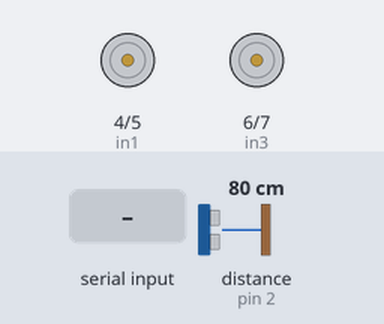
This sketch was run on a simulated Arduino Uno, built with avr-gcc and run on an emulated ATmega328P. Shown: motor-driver pin pairs drawn as motors (green arrow = first pin HIGH = forward, orange = second pin HIGH = backward, longer = more drive, scaled by the enable pin). Wiring (inferred from the names in the program): ultrasonic range finder: trigger pin 3; echo pin 2. Inputs (shaded band) come from the test bench; at power-on: distance to the obstacle (sensor on pin 2) 80 cm. The echo pulse lasts 58.3 µs per cm; what the sketch prints to the serial monitor is not drawn.

Above: at 1.2 s.
1.3 s: "u" received over Serial
At 2.5 s:
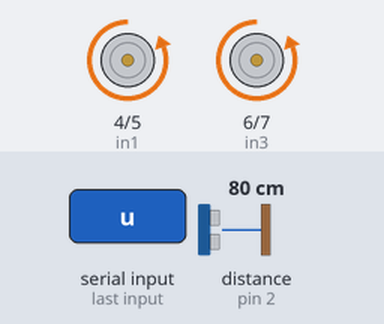
2.8 s: distance to the obstacle (sensor on pin 2) set to 2 cm
5.8 s: "1" received over Serial
7.3 s: distance to the obstacle (sensor on pin 2) set to 18 cm
Timing chart, 0 to 10.3 s (numbered marks = the images above; inputs shaded):
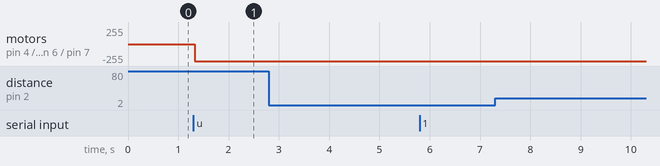

Measured:
- after the input at 1.3 s, motor on pin 4 (in1) / pin 5 (in2), motor on pin 6 (in3) / pin 7 (in4): stopped → backward 255/255 at once
- after the input at 2.8 s, every drawn part: stays the same
- after the input at 5.8 s, every drawn part: stays the same
- after the input at 7.3 s, every drawn part: stays the same

The sketch:

RC_Car.ino
```cpp
#define enA 10
#define enB 9
#define in1 4
#define in2 5
#define in3 6
#define in4 7

char data = 0;

const int trigPin = 3;
const int echoPin = 2;

// defines variables
long duration;
int distance;

void setup() {
  pinMode(enA, OUTPUT);
  pinMode(enB, OUTPUT);
  pinMode(in1, OUTPUT);
  pinMode(in2, OUTPUT);
  pinMode(in3, OUTPUT);
  pinMode(in4, OUTPUT);

  pinMode(trigPin, OUTPUT); // Sets the trigPin as an Output
  pinMode(echoPin, INPUT); // Sets the echoPin as an Input

  Serial.begin(9600);
}

// the loop function runs over and over again forever
void loop() {
  analogWrite(enA,255);
  analogWrite(enB, 255);

  // Read data
  data = Serial.read();
  if (data > 0) {
      Serial.print(data);
      Serial.println("");
     if (data  == 'u') {
      //execute up function
      Serial.println("DID THIS WORK");
      digitalWrite(in1, LOW);
      digitalWrite(in2, HIGH);

      digitalWrite(in3, LOW);
      digitalWrite(in4, HIGH);
  }
  }

  //ultrasonic sensor code below

    // Clears the trigPin
  digitalWrite(trigPin, LOW);
  delayMicroseconds(2);
  // Sets the trigPin on HIGH state for 10 micro seconds
  digitalWrite(trigPin, HIGH);
  delayMicroseconds(10);
  digitalWrite(trigPin, LOW);
  // Reads the echoPin, returns the sound wave travel time in microseconds
  duration = pulseIn(echoPin, HIGH);
  // Calculating the distance
  distance= duration*0.034/2;
  // Prints the distance on the Serial Monitor
  Serial.print("Distance: ");
  Serial.print(distance);
  Serial.println("");
}
```
